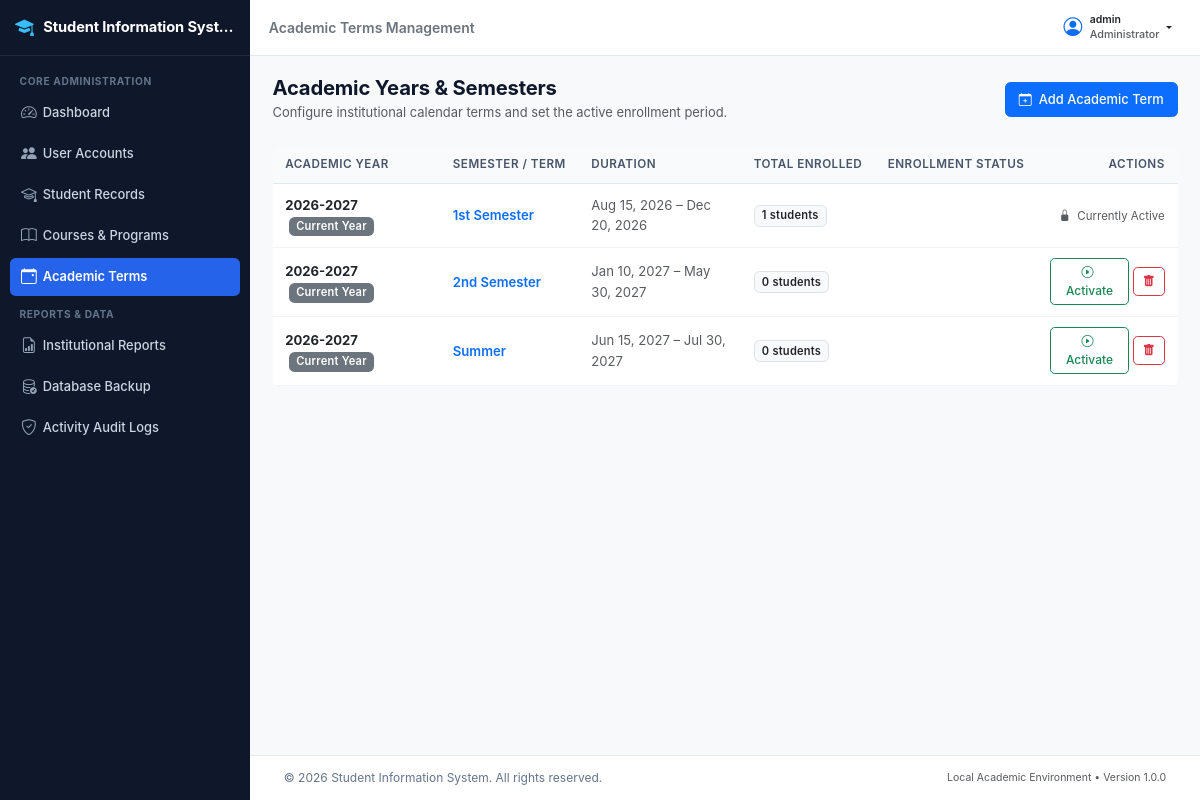
The app's page /admin/academic-years/index.php (signed in) with its own data.
### tables this page shows
CREATE TABLE `semesters` (
  `semester_id` int(11) NOT NULL AUTO_INCREMENT,
  `ay_id` int(11) NOT NULL,
  `semester_term` enum('1st Semester','2nd Semester','Summer') NOT NULL,
  `is_active` tinyint(1) NOT NULL DEFAULT 0,
  `start_date` date NOT NULL,
  `end_date` date NOT NULL,
  `created_at` datetime NOT NULL DEFAULT current_timestamp(),
  PRIMARY KEY (`semester_id`),
  UNIQUE KEY `uq_ay_term` (`ay_id`,`semester_term`),
  KEY `idx_semesters_active` (`is_active`),
  CONSTRAINT `fk_semesters_ay` FOREIGN KEY (`ay_id`) REFERENCES `academic_years` (`ay_id`) ON UPDATE CASCADE
);

CREATE TABLE `academic_years` (
  `ay_id` int(11) NOT NULL AUTO_INCREMENT,
  `year_code` varchar(20) NOT NULL,
  `start_year` int(11) NOT NULL,
  `end_year` int(11) NOT NULL,
  `is_current` tinyint(1) NOT NULL DEFAULT 0,
  `created_at` datetime NOT NULL DEFAULT current_timestamp(),
  PRIMARY KEY (`ay_id`),
  UNIQUE KEY `year_code` (`year_code`),
  KEY `idx_ay_current` (`is_current`)
);

### includes/functions.php (called while the page is built, shortened)
<?php
function escape($data) {
    return htmlspecialchars((string)$data, ENT_QUOTES, 'UTF-8');
}
function format_date($date, $format = 'M d, Y') {
    $timestamp = strtotime($date);
    return $timestamp ? date($format, $timestamp) : 'N/A';
}

### admin/academic-years/index.php (the view, shortened to what this page needs)
<?php
require_once __DIR__ . '/../../includes/functions.php';
$conn = db_connect();
$sql = "SELECT sem.semester_id, sem.semester_term, sem.is_active, sem.start_date, sem.end_date, sem.created_at,
               ay.ay_id, ay.year_code, ay.start_year, ay.end_year, ay.is_current,
               (SELECT COUNT(*) FROM enrollments WHERE semester_id = sem.semester_id) as total_enrolled
        FROM semesters sem
        INNER JOIN academic_years ay ON sem.ay_id = ay.ay_id
        ORDER BY ay.start_year DESC, sem.semester_term ASC";
$result = mysqli_query($conn, $sql);
require_once __DIR__ . '/../../includes/header.php';
?>
<div class="app-wrapper">
    <?php require_once __DIR__ . '/../../includes/sidebar.php'; ?>
    <div class="app-main">
        <?php require_once __DIR__ . '/../../includes/navbar.php'; ?>
        <main class="content-body">
            <div class="container-fluid px-0">
                <div class="d-flex flex-column flex-md-row justify-content-between align-items-md-center mb-4 gap-2">
                    <div>
                        <h1 class="h3 mb-1 fw-bold">Academic Years & Semesters</h1>
                        <p class="text-muted small mb-0">Configure institutional calendar terms and set the active enrollment period.</p>
                    </div>
                    <div>
                        <a href="create.php" class="btn btn-primary">
                            <i class="bi bi-calendar-plus me-1"></i> Add Academic Term
                        </a>
                    </div>
                </div>
                <div class="sis-card">
                    <div class="table-responsive">
                        <table class="table sis-table align-middle">
                            <thead>
                                <tr>
                                    <th>Academic Year</th>
                                    <th>Semester / Term</th>
                                    <th>Duration</th>
                                    <th>Total Enrolled</th>
                                    <th>Enrollment Status</th>
                                    <th class="text-end">Actions</th>
                                </tr>
                            </thead>
                            <tbody>
                                <?php if (mysqli_num_rows($result) > 0): ?>
                                    <?php while ($row = mysqli_fetch_assoc($result)): ?>
                                        <tr>
                                            <td class="fw-bold text-dark">
                                                <?php echo escape($row['year_code']); ?>
                                                <?php if ($row['is_current']): ?>
                                                    <span class="badge bg-secondary ms-1 small">Current Year</span>
                                                <?php endif; ?>
                                            </td>
                                            <td class="fw-semibold text-primary">
                                                <?php echo escape($row['semester_term']); ?>
                                            </td>
                                            <td class="small text-muted">
                                                <?php echo format_date($row['start_date']); ?> &ndash; <?php echo format_date($row['end_date']); ?>
                                            </td>
                                            <td>
                                                <span class="badge bg-light text-dark border"><?php echo (int)$row['total_enrolled']; ?> students</span>
                                            </td>
                                            <td>
                                                <?php if ($row['is_active']): ?>
                                                    <span class="badge badge-status badge-active">
                                                        <i class="bi bi-check-circle-fill me-1"></i> Active Term
                                                    </span>
                                                <?php else: ?>
                                                    <span class="badge badge-status badge-inactive">Inactive</span>
                                                <?php endif; ?>
                                            </td>
                                            <td class="text-end">
                                                <div class="d-inline-flex gap-1 align-items-center">
                                                    <?php if (!$row['is_active']): ?>
                                                        <form action="<?php echo APP_URL; ?>/process/academic-years/create-term-process.php" method="POST" class="d-inline" onsubmit="return confirm('Set this semester as the official active enrollment term?');">
                                                            <button type="submit" class="btn btn-sm btn-outline-success">
                                                                <i class="bi bi-play-circle me-1"></i> Activate
                                                            </button>
                                                        </form>
                                                        <form action="<?php echo APP_URL; ?>/process/academic-years/delete-term-process.php" method="POST" class="d-inline" onsubmit="return confirm('Are you sure you want to permanently delete academic term <?php echo escape($row['year_code'] . ' ' . $row['semester_term']); ?>?');">
                                                            <button type="submit" class="btn btn-sm btn-outline-danger" title="Delete Academic Term">
                                                                <i class="bi bi-trash-fill"></i>
                                                            </button>
                                                        </form>
                                                    <?php else: ?>
                                                        <span class="text-muted small"><i class="bi bi-lock-fill me-1"></i> Currently Active</span>
                                                    <?php endif; ?>
                                                </div>
                                            </td>
                                        </tr>
                                    <?php endwhile; ?>
                                <?php endif; ?>
                            </tbody>
                        </table>
                    </div>
                </div>
            </div>
        </main>
        <?php require_once __DIR__ . '/../../includes/footer.php'; ?>

### assets/css/style.css (style rules this page uses)
:root { --sis-primary: #1e3a8a; --sis-primary-hover: #172554; --sis-secondary: #0f766e; --sis-accent: #2563eb; --sis-bg: #f8fafc; --sis-sidebar-width: 250px; --sis-header-height: 56px; --sis-text-main: #1e293b; --sis-text-muted: #64748b; --sis-border: #e2e8f0; }
html { font-size: 15px; -webkit-font-smoothing: antialiased; -moz-osx-font-smoothing: grayscale; }
body { font-family: -apple-system, BlinkMacSystemFont, "Segoe UI", Roboto, "Helvetica Neue", Arial, sans-serif; background-color: var(--sis-bg); color: var(--sis-text-main); font-size: 0.933rem; line-height: 1.55; min-height: 100vh; }
h1, .h1 { font-size: 1.45rem; font-weight: 700; color: #0f172a; }
h3, .h3 { font-size: 1.15rem; font-weight: 600; color: #0f172a; }
.app-wrapper { display: flex; min-height: 100vh; }
.app-main { flex: 1; margin-left: 250px; display: flex; flex-direction: column; min-height: 100vh; min-width: 0; }
.content-body { flex: 1; padding: 1.35rem 1.5rem; min-width: 0; }
.content-body h1, .content-body .h3 { font-size: 1.35rem; font-weight: 700; color: #0f172a; letter-spacing: -0.01em; }
.content-body p.text-muted { font-size: 0.86rem; line-height: 1.45; }
.table { font-size: 0.875rem; margin-bottom: 0; vertical-align: middle; }
.table thead th { background-color: #f8fafc; color: #475569; font-weight: 600; font-size: 0.78rem; text-transform: uppercase; letter-spacing: 0.04em; border-bottom: 1px solid var(--sis-border); padding: 0.65rem 0.85rem; white-space: nowrap; }
.table tbody td { padding: 0.7rem 0.85rem; border-bottom: 1px solid #f1f5f9; font-size: 0.875rem; }
.table-responsive { border-radius: 0.375rem; }
.btn { font-size: 0.86rem; font-weight: 500; padding: 0.45rem 0.85rem; border-radius: 0.375rem; }
.btn-sm { font-size: 0.8rem; padding: 0.3rem 0.6rem; border-radius: 0.3125rem; }
.badge { font-size: 0.74rem; font-weight: 600; padding: 0.38em 0.65em; letter-spacing: 0.02em; }

### records on screen
semesters: ay.year_code "2026-2027", semester_term "1st Semester", start_date "Aug 15, 2026", end_date "Dec 20, 2026", total_enrolled "1", is_active 1 (drawn)
semesters: ay.year_code "2026-2027", semester_term "2nd Semester", start_date "Jan 10, 2027", end_date "May 30, 2027", total_enrolled "0"
semesters: ay.year_code "2026-2027", semester_term "Summer", start_date "Jun 15, 2027", end_date "Jul 30, 2027", total_enrolled "0"

### other values on screen
APP_NAME "Student Information Syst…"
$page_title "Academic Terms Management"
$auth_user['username'] "admin"
$auth_user['role_name'] "Administrator"
APP_NAME "Student Information System"
APP_VERSION "1.0.0"
